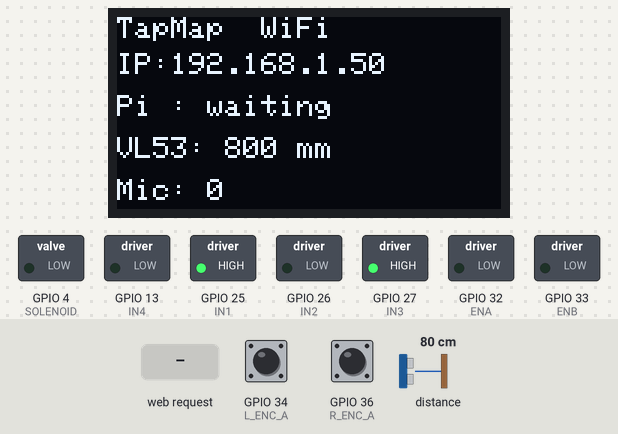
Bench run of a program on a simulated ESP32. Parts: 128×64 one-colour display, switched loads named in the program (green lamp = pin HIGH). The test bench sets the inputs (shaded band); at power-on: distance to the obstacle 80 cm, GPIO 34 (L_ENC_A) HIGH, GPIO 36 (R_ENC_A) HIGH. WiFi joins after 1.5 s; servers stay silent unless stated; I2S audio is not simulated (input reads silence); what the program prints to the serial monitor is not drawn.

Above: at 2.9 s.
3.0 s: HTTP request GET /TAP received
At 3.7 s:
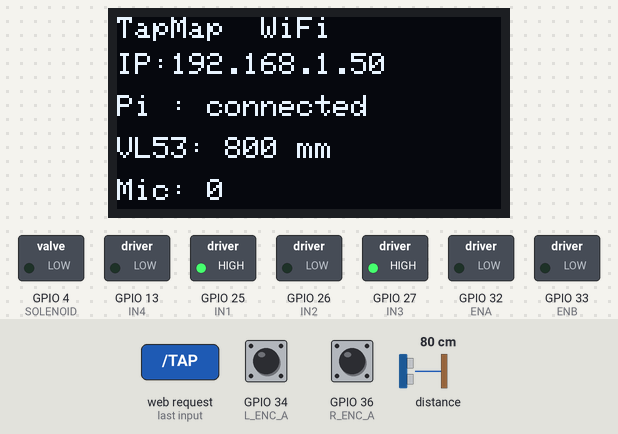
6.0 s: distance to the obstacle set to 2 cm
At 7.3 s:
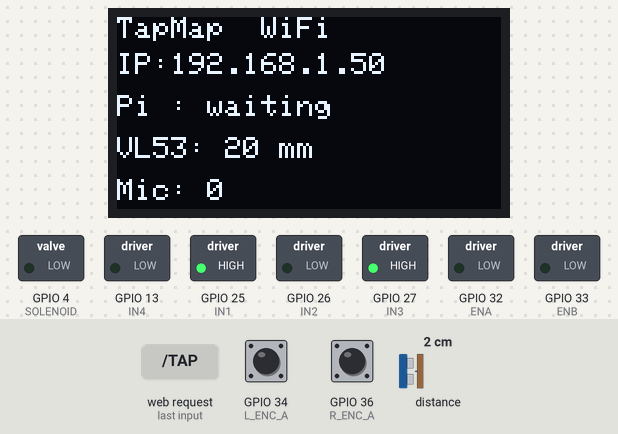
7.6 s: distance to the obstacle set to 4 cm
At 8.4 s:
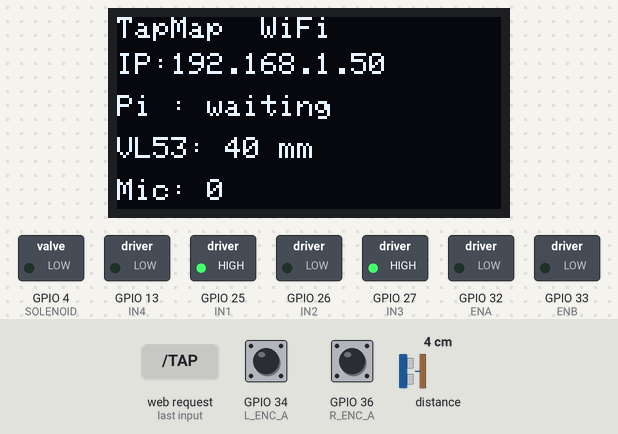
9.2 s: distance to the obstacle set to 9 cm
At 10.4 s:
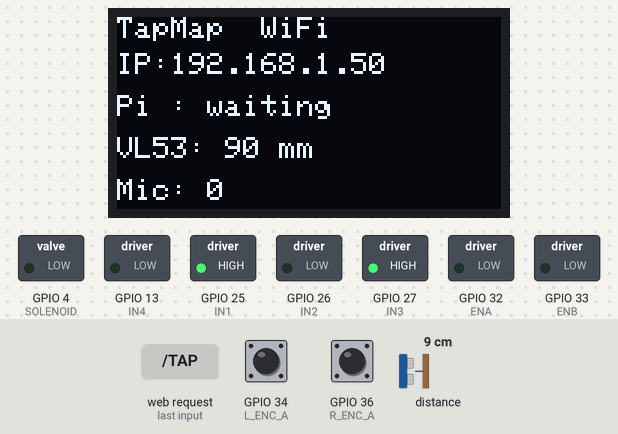
Timing chart, 0 to 11.7 s (numbered marks = the images above; inputs shaded):
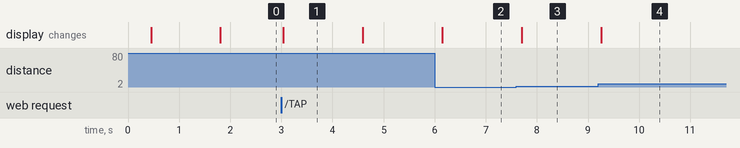

Measured:
- after the input at 3.0 s, the display: changes at once (image 1)
- after the input at 6.0 s, the display: changes after 0.15 s (image 2)
- after the input at 7.6 s, the display: changes after 0.11 s (image 3)
- after the input at 9.2 s, the display: changes after 0.06 s (image 4)
- what the display in image 1 shows lasts 1.6 s, from 3.0 s to 4.6 s

The program:

main.cpp
```cpp
// ============================================================
//  TapMap — ESP32 ROBOT firmware  (WiFi / TCP link to the Pi)
//  Board: ESP32-WROOM-32 30-pin DevKit
//
//  Same behaviour as the USB firmware, but the link to the Pi is a
//  TCP socket over WiFi instead of USB serial:
//    * ESP32 joins your hotspot and runs a TCP SERVER on port 8266
//    * the Pi (wifi_bridge) connects to the ESP32's IP as a client
//    * protocol is IDENTICAL: streams "ENC,l,r" @50Hz; obeys "M,l,r"
//      and "TAP"; replies "AUDIO,.."; 400ms motor deadman
//    * OLED shows the WiFi IP + whether the Pi is connected
//
//  >>> SET YOUR HOTSPOT NAME + PASSWORD BELOW <<<
//  The ESP32's IP is shown on the OLED + Serial on boot; put that IP
//  into the Pi's tapmap.yaml (wifi_bridge: esp32_ip).
//
//  PlatformIO -> platformio.ini  [env:esp32dev]:
//    lib_deps =
//      adafruit/Adafruit SSD1306
//      adafruit/Adafruit GFX Library
//      pololu/VL53L0X
//  Streams "ENC,l,r" @50Hz and "DIST,<mm>" @10Hz; obeys "M,l,r" and "TAP".
// ============================================================
#include <Arduino.h>
#include <WiFi.h>
#include <Wire.h>
#include <Adafruit_GFX.h>
#include <Adafruit_SSD1306.h>
#include <VL53L0X.h>
#include <driver/i2s.h>

// ===================== SET THESE =====================
const char* WIFI_SSID = "YOUR_HOTSPOT_NAME";
const char* WIFI_PASS = "YOUR_HOTSPOT_PASSWORD";
const uint16_t TCP_PORT = 8266;
// =====================================================

// ---------------- PIN MAP (locked) ----------------
#define L_ENC_A 34
#define L_ENC_B 35
#define R_ENC_A 36
#define R_ENC_B 39
#define ENA 32
#define IN1 25
#define IN2 26
#define IN3 27
#define IN4 13
#define ENB 33
#define SOLENOID 4
#define I2S_SCK 18
#define I2S_WS  19
#define I2S_SD  23
#define I2C_SDA 21
#define I2C_SCL 22

// ---------------- OLED ----------------
Adafruit_SSD1306 oled(128, 64, &Wire, -1);
bool oledOK = false;

// ---------------- VL53L0X distance (front obstacle sensor) ----------------
VL53L0X lox;
bool loxOK = false;
int  lastDist = -1;            // most recent distance in mm (-1 = no reading)
unsigned long lastDistOut = 0; // last time we streamed DIST

// ---------------- WiFi / TCP ----------------
WiFiServer server(TCP_PORT);
WiFiClient client;

// ---------------- PWM (LEDC) ----------------
const int PWM_FREQ = 20000;
const int PWM_RES  = 8;
const int CH_A = 0;
const int CH_B = 1;

// ---------------- Encoders ----------------
volatile long leftTicks  = 0;
volatile long rightTicks = 0;
void IRAM_ATTR leftISR()  { if (digitalRead(L_ENC_B)) leftTicks++;  else leftTicks--; }
void IRAM_ATTR rightISR() { if (digitalRead(R_ENC_B)) rightTicks++; else rightTicks--; }

// ---------------- Motors ----------------
void setSide(int inA, int inB, int ch, int pwm) {
  bool fwd = (pwm >= 0);
  int duty = abs(pwm); if (duty > 255) duty = 255;
  digitalWrite(inA, fwd ? HIGH : LOW);
  digitalWrite(inB, fwd ? LOW  : HIGH);
  ledcWrite(ch, duty);
}
void drive(int left, int right) {
  setSide(IN1, IN2, CH_A, left);
  setSide(IN3, IN4, CH_B, right);
}
void stopMotors() { drive(0, 0); }

// ---------------- I2S audio ----------------
const int SAMPLE_RATE = 16000;
const int TAP_MS      = 100;
const int TAP_SAMPLES = SAMPLE_RATE * TAP_MS / 1000;
const int SOL_MS      = 400;     // solenoid strike length (PROVEN value — taps firmly)
bool i2sReady = false;

void initI2S() {
  i2s_config_t cfg = {};
  cfg.mode = (i2s_mode_t)(I2S_MODE_MASTER | I2S_MODE_RX);
  cfg.sample_rate = SAMPLE_RATE;
  cfg.bits_per_sample = I2S_BITS_PER_SAMPLE_32BIT;
  cfg.channel_format = I2S_CHANNEL_FMT_ONLY_RIGHT;   // INMP441 delivers on RIGHT on this ESP32
  cfg.communication_format = I2S_COMM_FORMAT_STAND_I2S;
  cfg.intr_alloc_flags = ESP_INTR_FLAG_LEVEL1;
  cfg.dma_buf_count = 4;
  cfg.dma_buf_len = 256;
  cfg.use_apll = false;
  cfg.tx_desc_auto_clear = false;
  cfg.fixed_mclk = 0;

  i2s_pin_config_t pins = {};
  pins.bck_io_num = I2S_SCK;
  pins.ws_io_num  = I2S_WS;
  pins.data_out_num = I2S_PIN_NO_CHANGE;
  pins.data_in_num  = I2S_SD;

  if (i2s_driver_install(I2S_NUM_0, &cfg, 0, NULL) == ESP_OK &&
      i2s_set_pin(I2S_NUM_0, &pins) == ESP_OK) {
    i2sReady = true;
  }
}

int16_t window[TAP_SAMPLES];

// live peak-to-peak level so the OLED can show the mic actually working.
// returns -1 if the driver isn't ready, 0 if no samples arrived at all.
int micLevel() {
  if (!i2sReady) return -1;
  static int32_t raw[128];
  size_t nbytes = 0;
  i2s_read(I2S_NUM_0, raw, sizeof(raw), &nbytes, 20 / portTICK_PERIOD_MS);
  int cnt = nbytes / 4;
  if (cnt == 0) return 0;
  int16_t mn = 32767, mx = -32768;
  for (int i = 0; i < cnt; i++) {
    int16_t s = (int16_t)(raw[i] >> 16);
    if (s < mn) mn = s;
    if (s > mx) mx = s;
  }
  return (int)(mx - mn);
}

void fireTapAndCapture() {
  int collected = 0;

  // Fire the strike and RECORD FROM THE SAME INSTANT. Reading immediately keeps the
  // I2S DMA draining (a long blind delay overflows it and returns nothing) AND
  // captures the real impact ring. The solenoid is still held the full SOL_MS.
  digitalWrite(SOLENOID, HIGH);
  unsigned long t0 = millis();

  if (i2sReady) {
    static int32_t raw[256];
    size_t bytesRead;

    // FLUSH stale/overflowed DMA first. The idle OLED meter reads slowly and lets
    // the buffer overflow, which can leave i2s_read returning nothing. Drain it so
    // the real grab starts on fresh, flowing audio.
    unsigned long df = millis();
    while ((millis() - df) < 15) {
      if (i2s_read(I2S_NUM_0, raw, sizeof(raw), &bytesRead, 5 / portTICK_PERIOD_MS) != ESP_OK) break;
      if (bytesRead == 0) break;
    }

    // collect the ring, bounded at 300 ms so a dead mic can never hang us
    while (collected < TAP_SAMPLES && (millis() - t0) < 300) {
      if (i2s_read(I2S_NUM_0, raw, sizeof(raw), &bytesRead, 10 / portTICK_PERIOD_MS) == ESP_OK) {
        int n = bytesRead / 4;
        for (int i = 0; i < n && collected < TAP_SAMPLES; i++)
          window[collected++] = (int16_t)(raw[i] >> 16);
      }
    }
  }

  // hold the solenoid for the full strike duration, then release
  while (millis() - t0 < SOL_MS) delay(2);
  digitalWrite(SOLENOID, LOW);

  // DEBUG: report how many samples we grabbed (appears in the launch log as "ESP32: ...")
  if (client && client.connected()) { client.print("TapMap taps="); client.println(collected); }

  // reply to the Pi — build the whole line and send it in ONE write (sending 1900
  // numbers as individual prints floods the TCP stack and can stall/drop).
  if (client && client.connected()) {
    if (collected > 64) {
      String out; out.reserve(collected * 6 + 8);
      out = "AUDIO";
      for (int i = 0; i < collected; i++) { out += ','; out += window[i]; }
      out += '\n';
      client.print(out);
    } else {
      client.println("AUDIO,0");
    }
  }
}

// ---------------- command parsing ----------------
String buf;
unsigned long lastMotorCmd = 0;
unsigned long lastEncOut   = 0;
unsigned long lastOled     = 0;
unsigned long lastRx       = 0;

void handleLine(String line) {
  line.trim();
  if (line.length() == 0) return;
  lastRx = millis();
  if (line == "TAP") {
    fireTapAndCapture();
  } else if (line.startsWith("M,")) {
    int c1 = line.indexOf(',');
    int c2 = line.indexOf(',', c1 + 1);
    if (c2 > 0) {
      int l = line.substring(c1 + 1, c2).toInt();
      int r = line.substring(c2 + 1).toInt();
      drive(l, r);
      lastMotorCmd = millis();
    }
  }
}

void drawOled(long l, long r, int mic) {
  if (!oledOK) return;
  bool linkUp = client && client.connected();
  oled.clearDisplay();
  oled.setTextSize(1); oled.setTextColor(SSD1306_WHITE);
  oled.setCursor(0, 0);  oled.println("TapMap  WiFi");
  oled.setCursor(0, 12);
  if (WiFi.status() == WL_CONNECTED) { oled.print("IP:"); oled.println(WiFi.localIP()); }
  else oled.println("WiFi: connecting");
  oled.setCursor(0, 26); oled.print("Pi : ");
  oled.println(linkUp ? "connected" : "waiting");
  oled.setCursor(0, 40); oled.print("VL53: ");
  if (loxOK && lastDist >= 0) { oled.print(lastDist); oled.println(" mm"); } else oled.println("--");
  oled.setCursor(0, 54); oled.print("Mic: ");
  if (!i2sReady) oled.println("--"); else oled.println(mic);
  oled.display();
}

void connectWiFi() {
  WiFi.mode(WIFI_STA);
  WiFi.begin(WIFI_SSID, WIFI_PASS);
  Serial.print("WiFi connecting");
  unsigned long t0 = millis();
  while (WiFi.status() != WL_CONNECTED && millis() - t0 < 20000) {
    delay(400); Serial.print(".");
    if (oledOK) {
      oled.clearDisplay(); oled.setCursor(0, 0);
      oled.println("TapMap WiFi");
      oled.println("connecting...");
      oled.display();
    }
  }
  Serial.println();
  if (WiFi.status() == WL_CONNECTED) {
    Serial.print("WiFi OK  IP = "); Serial.println(WiFi.localIP());
    server.begin();
    server.setNoDelay(true);
  } else {
    Serial.println("WiFi FAILED (check SSID/PASS, 2.4GHz hotspot)");
  }
}

void setup() {
  Serial.begin(115200);

  Wire.begin(I2C_SDA, I2C_SCL);
  Wire.setClock(400000);
  oledOK = oled.begin(SSD1306_SWITCHCAPVCC, 0x3C);

  // VL53L0X continuous ranging (non-blocking reads at ~20 Hz)
  lox.setTimeout(100);
  loxOK = lox.init();
  if (loxOK) lox.startContinuous(50);

  pinMode(L_ENC_A, INPUT); pinMode(L_ENC_B, INPUT);
  pinMode(R_ENC_A, INPUT); pinMode(R_ENC_B, INPUT);
  attachInterrupt(digitalPinToInterrupt(L_ENC_A), leftISR,  RISING);
  attachInterrupt(digitalPinToInterrupt(R_ENC_A), rightISR, RISING);

  pinMode(IN1, OUTPUT); pinMode(IN2, OUTPUT);
  pinMode(IN3, OUTPUT); pinMode(IN4, OUTPUT);
  ledcSetup(CH_A, PWM_FREQ, PWM_RES); ledcAttachPin(ENA, CH_A);
  ledcSetup(CH_B, PWM_FREQ, PWM_RES); ledcAttachPin(ENB, CH_B);
  stopMotors();

  pinMode(SOLENOID, OUTPUT); digitalWrite(SOLENOID, LOW);

  initI2S();
  connectWiFi();
  Serial.println("TapMap ESP32 (WiFi) ready");
}

void loop() {
  // keep WiFi up
  if (WiFi.status() != WL_CONNECTED) {
    stopMotors();
    connectWiFi();
    return;
  }

  // accept / refresh the Pi client
  if (!client || !client.connected()) {
    WiFiClient incoming = server.available();
    if (incoming) { client = incoming; client.setNoDelay(true); lastRx = millis(); }
  }

  // read incoming commands line by line
  while (client && client.available()) {
    char c = client.read();
    if (c == '\n') { handleLine(buf); buf = ""; }
    else if (c != '\r') { buf += c; if (buf.length() > 64) buf = ""; }
  }

  unsigned long now = millis();
  long l, r;
  noInterrupts(); l = leftTicks; r = rightTicks; interrupts();

  if (now - lastEncOut >= 20) {            // 50 Hz encoder stream
    lastEncOut = now;
    if (client && client.connected()) {
      client.print("ENC,"); client.print(l); client.print(','); client.println(r);
    }
  }

  if (now - lastDistOut >= 100) {          // 10 Hz distance stream
    lastDistOut = now;
    if (loxOK) {
      int d = lox.readRangeContinuousMillimeters();
      lastDist = lox.timeoutOccurred() ? -1 : d;
    }
    if (client && client.connected()) {
      client.print("DIST,"); client.println(lastDist);
    }
  }

  if (now - lastOled >= 250) {             // 4 Hz OLED refresh
    lastOled = now;
    drawOled(l, r, micLevel());
  }

  if (now - lastMotorCmd > 400) stopMotors();   // deadman
}
```
